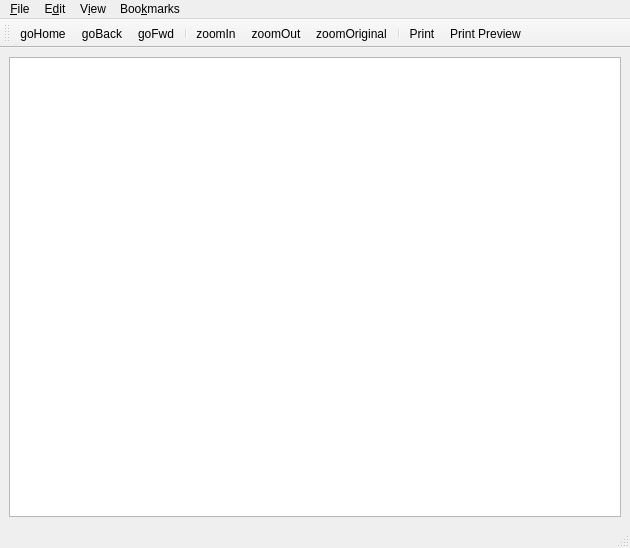
<?xml version="1.0" encoding="UTF-8"?>
<ui version="4.0">
 <class>HelpBrowser</class>
 <widget class="QMainWindow" name="HelpBrowser">
  <property name="geometry">
   <rect>
    <x>0</x>
    <y>0</y>
    <width>630</width>
    <height>548</height>
   </rect>
  </property>
  <property name="windowTitle">
   <string>LumièreHDR Help</string>
  </property>
  <property name="windowIcon">
   <iconset resource="../../icons.qrc">
    <normaloff>:/program-icons/luminance-hdr</normaloff>:/program-icons/luminance-hdr</iconset>
  </property>
  <widget class="QWidget" name="centralwidget">
   <layout class="QGridLayout" name="gridLayout">
    <item row="0" column="0">
     <widget class="ScTextBrowser" name="htmlPage" native="true"/>
    </item>
   </layout>
  </widget>
  <widget class="QMenuBar" name="menubar">
   <property name="geometry">
    <rect>
     <x>0</x>
     <y>0</y>
     <width>630</width>
     <height>27</height>
    </rect>
   </property>
   <widget class="QMenu" name="fileMenu">
    <property name="title">
     <string>&amp;File</string>
    </property>
    <addaction name="filePrint"/>
    <addaction name="filePrintPreview"/>
    <addaction name="fileExit"/>
   </widget>
   <widget class="QMenu" name="editMenu">
    <property name="title">
     <string>E&amp;dit</string>
    </property>
    <addaction name="editFind"/>
    <addaction name="editFindPrev"/>
    <addaction name="editFindNext"/>
   </widget>
   <widget class="QMenu" name="viewMenu">
    <property name="title">
     <string>V&amp;iew</string>
    </property>
    <addaction name="viewContents"/>
    <addaction name="viewSearch"/>
    <addaction name="viewBookmarks"/>
   </widget>
   <widget class="QMenu" name="bookMenu">
    <property name="title">
     <string>Boo&amp;kmarks</string>
    </property>
    <addaction name="bookAdd"/>
    <addaction name="bookDel"/>
    <addaction name="bookDelAll"/>
   </widget>
   <addaction name="fileMenu"/>
   <addaction name="editMenu"/>
   <addaction name="viewMenu"/>
   <addaction name="bookMenu"/>
  </widget>
  <widget class="QStatusBar" name="statusbar"/>
  <widget class="QToolBar" name="toolBar">
   <property name="windowTitle">
    <string>LumièreHDR Help</string>
   </property>
   <attribute name="toolBarArea">
    <enum>TopToolBarArea</enum>
   </attribute>
   <attribute name="toolBarBreak">
    <bool>false</bool>
   </attribute>
   <addaction name="goHome"/>
   <addaction name="goBack"/>
   <addaction name="goFwd"/>
   <addaction name="separator"/>
   <addaction name="zoomIn"/>
   <addaction name="zoomOut"/>
   <addaction name="zoomOriginal"/>
   <addaction name="separator"/>
   <addaction name="filePrint"/>
   <addaction name="filePrintPreview"/>
  </widget>
  <action name="filePrint">
   <property name="icon">
    <iconset theme="document-print">
     <normaloff>../../../../.designer/backup</normaloff>../../../../.designer/backup</iconset>
   </property>
   <property name="text">
    <string>&amp;Print...</string>
   </property>
   <property name="shortcut">
    <string>Ctrl+P</string>
   </property>
  </action>
  <action name="fileExit">
   <property name="icon">
    <iconset theme="application-exit">
     <normaloff>../../../../.designer/backup</normaloff>../../../../.designer/backup</iconset>
   </property>
   <property name="text">
    <string>&amp;Exit</string>
   </property>
  </action>
  <action name="editFind">
   <property name="icon">
    <iconset theme="edit-find">
     <normaloff>../../../../.designer/backup</normaloff>../../../../.designer/backup</iconset>
   </property>
   <property name="text">
    <string>&amp;Find...</string>
   </property>
   <property name="shortcut">
    <string>Ctrl+F</string>
   </property>
  </action>
  <action name="editFindNext">
   <property name="text">
    <string>Find &amp;Next...</string>
   </property>
   <property name="shortcut">
    <string>F3</string>
   </property>
  </action>
  <action name="editFindPrev">
   <property name="text">
    <string>Find &amp;Previous...</string>
   </property>
   <property name="shortcut">
    <string>Shift+F3</string>
   </property>
  </action>
  <action name="bookAdd">
   <property name="icon">
    <iconset theme="list-add">
     <normaloff>../../../../.designer/backup</normaloff>../../../../.designer/backup</iconset>
   </property>
   <property name="text">
    <string>&amp;Add Bookmark</string>
   </property>
   <property name="shortcut">
    <string>Ctrl+D</string>
   </property>
  </action>
  <action name="bookDel">
   <property name="icon">
    <iconset theme="list-remove">
     <normaloff>../../../../.designer/backup</normaloff>../../../../.designer/backup</iconset>
   </property>
   <property name="text">
    <string>&amp;Delete Bookmark</string>
   </property>
  </action>
  <action name="bookDelAll">
   <property name="text">
    <string>D&amp;elete All</string>
   </property>
  </action>
  <action name="goHome">
   <property name="icon">
    <iconset theme="go-home">
     <normaloff>../../../../.designer/backup</normaloff>../../../../.designer/backup</iconset>
   </property>
   <property name="text">
    <string>goHome</string>
   </property>
  </action>
  <action name="goBack">
   <property name="icon">
    <iconset theme="go-previous">
     <normaloff>../../../../.designer/backup</normaloff>../../../../.designer/backup</iconset>
   </property>
   <property name="text">
    <string>goBack</string>
   </property>
  </action>
  <action name="goFwd">
   <property name="icon">
    <iconset theme="go-next">
     <normaloff>../../../../.designer/backup</normaloff>../../../../.designer/backup</iconset>
   </property>
   <property name="text">
    <string>goFwd</string>
   </property>
  </action>
  <action name="zoomIn">
   <property name="icon">
    <iconset theme="zoom-in">
     <normaloff>../../../../.designer/backup</normaloff>../../../../.designer/backup</iconset>
   </property>
   <property name="text">
    <string>zoomIn</string>
   </property>
  </action>
  <action name="zoomOut">
   <property name="icon">
    <iconset theme="zoom-out">
     <normaloff>../../../../.designer/backup</normaloff>../../../../.designer/backup</iconset>
   </property>
   <property name="text">
    <string>zoomOut</string>
   </property>
  </action>
  <action name="zoomOriginal">
   <property name="icon">
    <iconset theme="zoom-original">
     <normaloff>../../../../.designer/backup</normaloff>../../../../.designer/backup</iconset>
   </property>
   <property name="text">
    <string>zoomOriginal</string>
   </property>
  </action>
  <action name="viewContents">
   <property name="text">
    <string>&amp;View Contents</string>
   </property>
   <property name="shortcut">
    <string>Ctrl+C</string>
   </property>
  </action>
  <action name="viewSearch">
   <property name="text">
    <string>View &amp;Search</string>
   </property>
   <property name="shortcut">
    <string>Ctrl+S</string>
   </property>
  </action>
  <action name="viewBookmarks">
   <property name="text">
    <string>View &amp;Bookmarks</string>
   </property>
   <property name="shortcut">
    <string>Ctrl+B</string>
   </property>
  </action>
  <action name="filePrintPreview">
   <property name="icon">
    <iconset theme="document-print-preview">
     <normaloff>.</normaloff>.</iconset>
   </property>
   <property name="text">
    <string>P&amp;rint Preview</string>
   </property>
  </action>
 </widget>
 <customwidgets>
  <customwidget>
   <class>ScTextBrowser</class>
   <extends>QTextBrowser</extends>
   <header>HelpBrowser/sctextbrowser.h</header>
  </customwidget>
 </customwidgets>
 <resources>
  <include location="../../icons.qrc"/>
 </resources>
 <connections/>
</ui>
